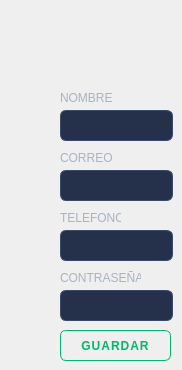
      <widget class="QWidget" name="tab_12">
       <attribute name="title">
        <string>EDITAR PERFIL</string>
       </attribute>
       <widget class="QLabel" name="label_50">
        <property name="geometry">
         <rect>
          <x>60</x>
          <y>270</y>
          <width>81</width>
          <height>16</height>
         </rect>
        </property>
        <property name="styleSheet">
         <string notr="true">font-family: &quot;Montserrat Medium&quot;;
font-size: 12px;
color: #A8B2C1;
background: transparent;</string>
        </property>
        <property name="text">
         <string>CONTRASEÑA</string>
        </property>
       </widget>
       <widget class="QLineEdit" name="txtEditNombre">
        <property name="geometry">
         <rect>
          <x>60</x>
          <y>110</y>
          <width>113</width>
          <height>31</height>
         </rect>
        </property>
        <property name="styleSheet">
         <string notr="true">QLineEdit {
    background-color: #25314A;
    border: 1px solid #3A4A6B;
    border-radius: 6px;
    padding: 6px 10px;
    color: #F1FAEE;
    font-family: &quot;Montserrat&quot;;
    font-size: 13px;
}
QLineEdit:focus {
    border: 1px solid #4A6FA5;
}</string>
        </property>
       </widget>
       <widget class="QLabel" name="label_51">
        <property name="geometry">
         <rect>
          <x>60</x>
          <y>210</y>
          <width>61</width>
          <height>16</height>
         </rect>
        </property>
        <property name="styleSheet">
         <string notr="true">font-family: &quot;Montserrat Medium&quot;;
font-size: 12px;
color: #A8B2C1;
background: transparent;</string>
        </property>
        <property name="text">
         <string>TELEFONO</string>
        </property>
       </widget>
       <widget class="QLineEdit" name="txtEditPass">
        <property name="geometry">
         <rect>
          <x>60</x>
          <y>290</y>
          <width>113</width>
          <height>31</height>
         </rect>
        </property>
        <property name="styleSheet">
         <string notr="true">QLineEdit {
    background-color: #25314A;
    border: 1px solid #3A4A6B;
    border-radius: 6px;
    padding: 6px 10px;
    color: #F1FAEE;
    font-family: &quot;Montserrat&quot;;
    font-size: 13px;
}
QLineEdit:focus {
    border: 1px solid #4A6FA5;
}</string>
        </property>
        <property name="echoMode">
         <enum>QLineEdit::EchoMode::Password</enum>
        </property>
       </widget>
       <widget class="QLineEdit" name="txtEditCorreo">
        <property name="geometry">
         <rect>
          <x>60</x>
          <y>170</y>
          <width>113</width>
          <height>31</height>
         </rect>
        </property>
        <property name="styleSheet">
         <string notr="true">QLineEdit {
    background-color: #25314A;
    border: 1px solid #3A4A6B;
    border-radius: 6px;
    padding: 6px 10px;
    color: #F1FAEE;
    font-family: &quot;Montserrat&quot;;
    font-size: 13px;
}
QLineEdit:focus {
    border: 1px solid #4A6FA5;
}</string>
        </property>
       </widget>
       <widget class="QLabel" name="label_52">
        <property name="geometry">
         <rect>
          <x>60</x>
          <y>90</y>
          <width>61</width>
          <height>16</height>
         </rect>
        </property>
        <property name="styleSheet">
         <string notr="true">font-family: &quot;Montserrat Medium&quot;;
font-size: 12px;
color: #A8B2C1;
background: transparent;</string>
        </property>
        <property name="text">
         <string>NOMBRE</string>
        </property>
       </widget>
       <widget class="QLabel" name="label_53">
        <property name="geometry">
         <rect>
          <x>60</x>
          <y>150</y>
          <width>61</width>
          <height>16</height>
         </rect>
        </property>
        <property name="styleSheet">
         <string notr="true">font-family: &quot;Montserrat Medium&quot;;
font-size: 12px;
color: #A8B2C1;
background: transparent;</string>
        </property>
        <property name="text">
         <string>CORREO</string>
        </property>
       </widget>
       <widget class="QLineEdit" name="txtEditTel">
        <property name="geometry">
         <rect>
          <x>60</x>
          <y>230</y>
          <width>113</width>
          <height>31</height>
         </rect>
        </property>
        <property name="styleSheet">
         <string notr="true">QLineEdit {
    background-color: #25314A;
    border: 1px solid #3A4A6B;
    border-radius: 6px;
    padding: 6px 10px;
    color: #F1FAEE;
    font-family: &quot;Montserrat&quot;;
    font-size: 13px;
}
QLineEdit:focus {
    border: 1px solid #4A6FA5;
}</string>
        </property>
       </widget>
       <widget class="QPushButton" name="btnGuardarPerfil">
        <property name="geometry">
         <rect>
          <x>60</x>
          <y>330</y>
          <width>111</width>
          <height>31</height>
         </rect>
        </property>
        <property name="styleSheet">
         <string notr="true">/* APROBAR */
QPushButton {
    background-color: transparent;
    color: #00B86B;
    border: 1px solid #00B86B;
    border-radius: 6px;
    padding: 8px 16px;
    font-family: &quot;Montserrat SemiBold&quot;;
    font-weight: 600;
    letter-spacing: 1px;
}
QPushButton:hover {
    background-color: #00B86B;
    color: #F1FAEE;
}
QPushButton:pressed {
    background-color: #009957;
    border: 1px solid #009957;
    color: #F1FAEE;
}</string>
        </property>
        <property name="text">
         <string>GUARDAR</string>
        </property>
       </widget>
      </widget>
